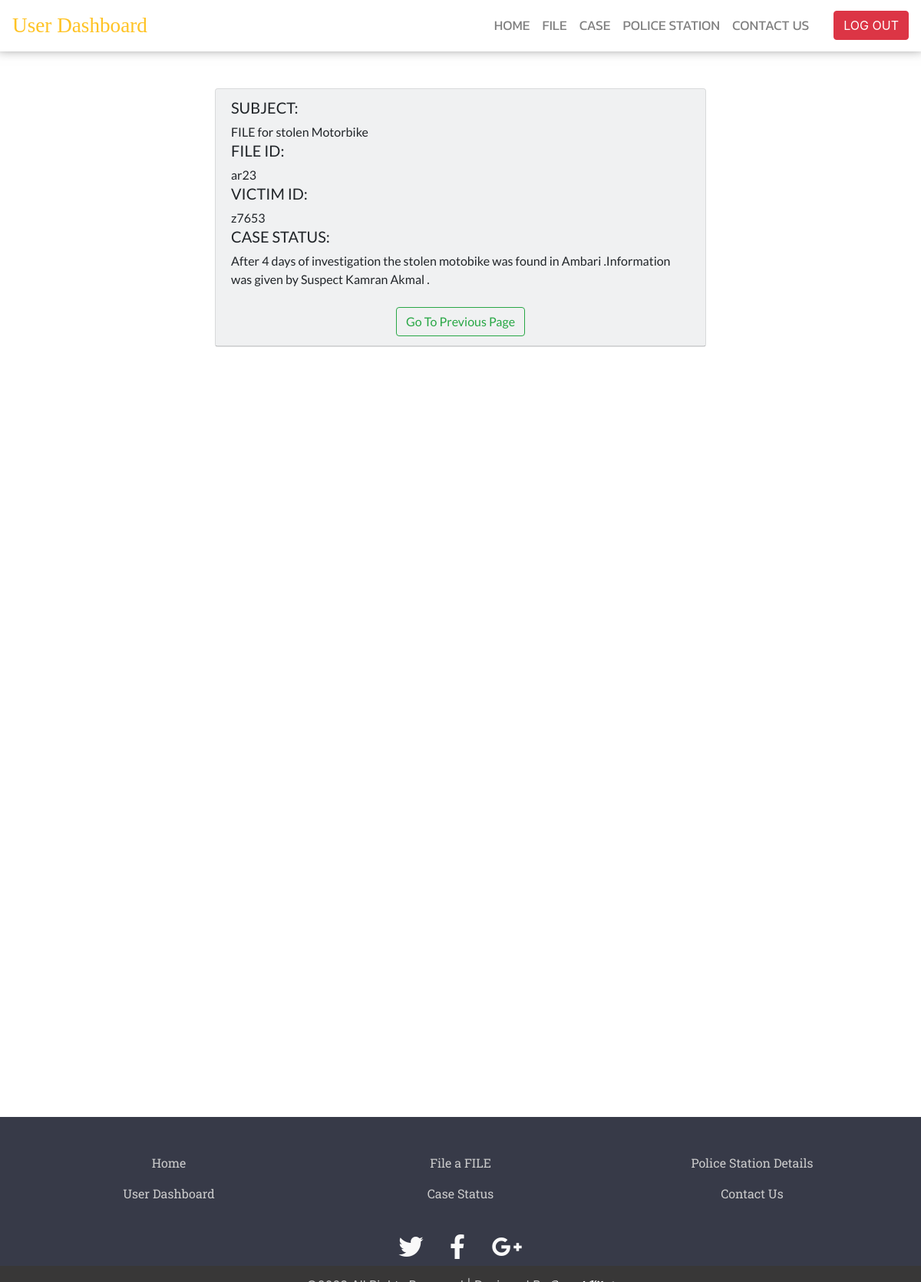
The app's page /dashboard/user_dashboard_menus/case_status.php (signed in) with its own data.
### tables this page shows
CREATE TABLE `case_diary` (
  `ps_name` varchar(200) NOT NULL,
  `fid` varchar(100) NOT NULL,
  `ioid` varchar(100) NOT NULL,
  `io_name` text NOT NULL,
  `cd_submit_date` date NOT NULL,
  `v_location` varchar(200) NOT NULL,
  `ipc` varchar(200) NOT NULL,
  `subject` varchar(500) NOT NULL,
  `i_date` date NOT NULL,
  `i_time` time NOT NULL,
  `f_date` date NOT NULL,
  `f_time` time NOT NULL,
  `c_details` varchar(500) NOT NULL,
  `vid` varchar(100) NOT NULL,
  `v_name` text NOT NULL,
  `v_statement` varchar(500) NOT NULL,
  `w_name` text NOT NULL,
  `w_address` varchar(200) NOT NULL,
  `w_statement` varchar(500) NOT NULL,
  `a_id` varchar(100) NOT NULL,
  `a_name` text NOT NULL,
  `a_statement` varchar(500) NOT NULL,
  `io_statement` varchar(500) NOT NULL,
  `case_status` varchar(500) NOT NULL
);

### dashboard/user_dashboard_menus/case_status.php (the view, shortened to what this page needs)
<?php
$x=$_SESSION['vid'];
?>
<!DOCTYPE html>
<html>
<head>
	<link rel="stylesheet" href="https://use.fontawesome.com/releases/v5.8.1/css/all.css">
	<link rel="stylesheet" href="https://maxcdn.bootstrapcdn.com/bootstrap/4.0.0/css/bootstrap.min.css">
	<link rel="stylesheet" type="text/css" href="case_style.css">
</head>
<body>
		<nav class="navbar navbar-expand-lg navbar-light sticky-top navbar-custom">
			<a class="navbar-brand" href="#">User Dashboard</a>
			<div class="collapse navbar-collapse" id="navbarSupportedContent">
				<ul class="navbar-nav mr-auto w-100 justify-content-end px-4">
					<li class="nav-item active"><a href="../user_dashboard.php" class="nav-link" >HOME</a></li>
					<li class="nav-item"><a href="fir.php" class="nav-link">FILE</a></li>
					<li class="nav-item"><a href="case.php" class="nav-link">CASE</a></li>
					<li class="nav-item"><a href="ps.php" class="nav-link">POLICE STATION</a></li>
					<li class="nav-item "><a href="contact.php" class="nav-link">CONTACT US</a></li>
				</ul>
				<a href="../../php/user_logout.php"><button type="button" class="btn btn-danger" >LOG OUT</button></a>
			</div>
		</nav>
		<div class="content">
<?php
        include("../sub_admin_dashboard_menus/connectioni.php");
        $rs1=mysqli_query($con,"SELECT * FROM `user_signup` WHERE vid='$x'");
        while ($row=mysqli_fetch_array($rs1))
		{
		$vid=$row[2];
		}
		$rs=mysqli_query($con,"SELECT * FROM `case_diary` WHERE vid='$vid'");
		while($row=mysqli_fetch_array($rs))
		{
  			$case_status=$row[23];
  			$fid=$row[1];
  			$vid=$row[13];
  			$subject=$row[7];
?>
		<div class="card bg-light my-5 mx-auto " style="max-width: 40rem;">
				<div class="card-header align-middle ">
					<h5>SUBJECT:</h5> <?php echo $subject;  ?>
					<h5>FILE ID:</h5>  <?php echo $fid;  ?>
					<h5>VICTIM ID:</h5>  <?php echo $vid;  ?>
					<h5>CASE STATUS:</h5>  <?php echo $case_status;  ?><br><br>
				<div class="text-center">
					<a href="case.php"><button type="button" class="btn btn-outline-success center-block">Go To Previous Page</button></a>
				</div>
				</div>
			</div>
		<?php } ?>
		</div>
		<footer id="site-footer">
			<div class="container">
				<div class="row text-center custom-list">
					<div class="col-sm-4">
						<ul class="list-unstyled">
						<li><a href="../../index.php" class="nav-link">Home</a></li>
						<li><a href="../user_dashboard.php" class="nav-link">User Dashboard</a></li>
					</ul>
					</div>
					<div class="col-sm-4">
						<ul class="list-unstyled">
							<li><a href="fir.php" class="nav-link">File a FILE</a></li>
							<li><a href="case.php" class="nav-link">Case Status</a></li>
						</ul>
					</div>
					<div class="col-sm-4">
						<ul class="list-unstyled">
							<li><a href="ps.php" class="nav-link">Police Station Details</a></li>
							<li><a href="contact.php" class="nav-link">Contact Us</a></li>
						</ul>
					</div>
				</div>
			</div>
			<div class="social-networks">
				<a href="https://www.twitter.com/ocms" class="twitter"><i class="fab fa-twitter"></i></a>
				<a href="https://www.facebook.com/ocms" class="facebook"><i class="fab fa-facebook-f"></i></a>
				<a href="mailto:ocms@gmail.com?subject=Mail from Our Site" class="google"><i class="fab fa-google-plus-g"></i></a>
			</div>
			<div class="footer-copyright">
            	<p>&copy;2023 All Rights Reserved | Designed By <a href="https://www.linkedin.com/in/penudagreat/"><span>Penuel Kibet</span></a> </p>
        	</div>
		</footer>
</body>
</html>

### dashboard/user_dashboard_menus/case_style.css (style rules this page uses)
* { margin:0; padding: 0; }
body { background: #ffff; min-height: 100%; position: relative; padding-bottom: 20vh; }
.navbar-custom { background: #ffff; -webkit-box-shadow:0 -0.4rem 0.9rem 0.2rem rgba(0,0,0,.5); -moz-box-shadow: -0.4rem 0.9rem 0.2rem rgba(0,0,0,.5):; box-shadow:0 -0.4rem 0.9rem 0.2rem rgba(0,0,0,.5); }
#navbarSupportedContent li a { color: grey; font-family: 'Kanit', sans-serif; font-size: 1.1em; }
.navbar-brand { color: #ffc324 !important; font-family: 'Cinzel', serif; font-size: 1.7em; }
.content { position:relative; padding-bottom: 20vh; font-family: 'Lato', sans-serif; }
#site-footer { background-color: #373a48; color:white; height: 200px; position: absolute; left: 0 ; right: 0; bottom: 0; margin-bottom: -50vh; }
#site-footer .custom-list { margin-top: 40px; color: #fff !important; }
#site-footer li a { color: #ccc; font-family: 'Roboto Slab', serif; }
#site-footer .social-networks { text-align: center; padding-top: 10px; padding-bottom: 0; }
#site-footer .social-networks a { margin-right: 5px; margin-left: 5px; font-size: 32px; color: #f9f9f9; padding: 10px; transition: 0.2s; }
#site-footer .footer-copyright { background-color: #383737; padding-top:3px; padding-bottom:3px; text-align: center; }
#site-footer .footer-copyright p { margin:10px; color: #ccc; }
#site-footer span { font-family: 'Lobster', cursive; letter-spacing: 0.5px; color: #fff; }

### records on screen
case_diary: subject "FILE for stolen Motorbike", fid "ar23", vid "z7653", case_status "After 4 days of investigation the stolen motobike was found in Ambari .Information was given by Suspect Kamran Akmal ."
